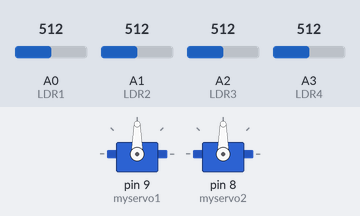
Bench run of a sketch on a simulated Arduino Uno, built with avr-gcc and run on an emulated ATmega328P. Parts: 2 × servo. The inputs (shaded band) are chosen by the test bench; at power-on: A1 (LDR2) = 512, A3 (LDR4) = 512, A0 (LDR1) = 512, A2 (LDR3) = 512.

Above: at 1.2 s.
1.3 s: A1 (LDR2) set to 109
2.8 s: A1 (LDR2) set to 92
At 4.5 s:
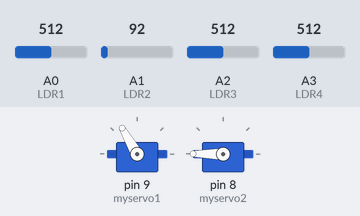
4.8 s: A3 (LDR4) set to 105
6.3 s: A3 (LDR4) set to 88
At 6.9 s:
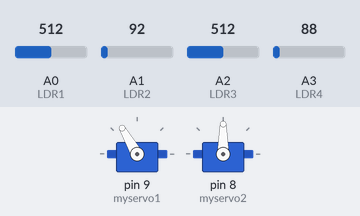
7.8 s: A3 (LDR4) set to 306
At 8.04 s:
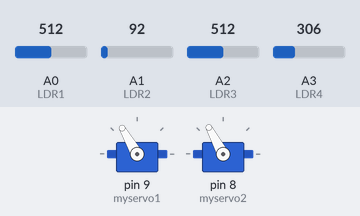
9.6 s: A3 (LDR4) set to 30
At 10.1 s:
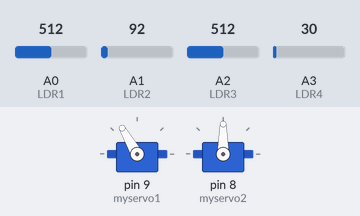
Timing chart, 0 to 12.1 s (numbered marks = the images above; inputs shaded):
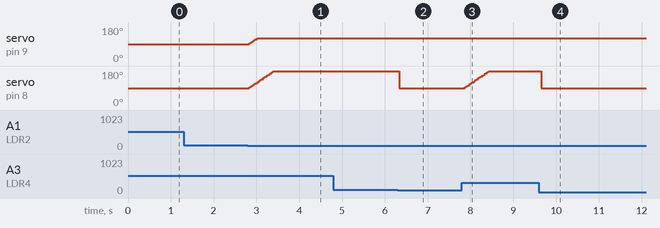

The sketch:

suntrack.ino
```cpp
#include <VarSpeedServo.h>


VarSpeedServo myservo1, myservo2;
int LDR1 = A0, LDR2 = A1, LDR3 = A2, LDR4 = A3;
int rRDL1 = 0, rRDL2 = 0, rRDL3 = 0, rRDL4 = 0;
int max1=0, max2=0, max3=0;

void setup() {
  myservo1.attach(9);
  myservo2.attach(8);

  Serial.begin(9600);
  myservo1.write(90);
  myservo2.write(90);
}

void loop() {

  rRDL1 = analogRead(LDR1) / 100;
  rRDL2 = analogRead(LDR2) / 100;
  rRDL3 = analogRead(LDR3) / 100;
  rRDL4 = analogRead(LDR4) / 100;

  if((rRDL1 && rRDL4) == HIGH  && (rRDL2 && rRDL3)==LOW) {
    myservo1.slowmove(120,100);
    myservo2.slowmove(180,100);
  }
  else if((rRDL1 && rRDL3) ==  HIGH && (rRDL2 && rRDL4) == LOW) {
    myservo1.write(120);
    myservo2.write(90);
  }
  else if( (rRDL2 && rRDL3) == HIGH && (rRDL1 && rRDL4) == LOW) {
    myservo1.write(120);
    myservo2.write(0);
  }
  else if( (rRDL4 && rRDL2) == HIGH && (rRDL1 && rRDL3) == LOW) {
    myservo1.write(60);
    myservo2.write(90);
  }
  else if((rRDL1 && rRDL2) == LOW && (rRDL3 && rRDL4) == LOW) {
    myservo1.write(90);
    myservo2.write(90);
  }
  delay(100);
}
```

Measured:
- the behaviour switches between 100 and 99 on A1 (LDR2) (found by bisection; images 0 and 1)
- the behaviour switches between 100 and 99 on A3 (LDR4) (found by bisection; images 1 and 2)
- after the input at 1.3 s, every drawn part: stays the same
- after the input at 2.8 s, servo on pin 9 (myservo1): moves from 90° to 120° over 0.18 s, starting at once; servo on pin 8 (myservo2): moves from 90° to 180° over 0.56 s, starting at once
- after the input at 4.8 s, every drawn part: stays the same
- after the input at 6.3 s, servo on pin 8 (myservo2): 180° → 90° at once
- after the input at 7.8 s, servo on pin 8 (myservo2): moves from 90° to 180° over 0.56 s, starting after 0.07 s
- after the input at 9.6 s, servo on pin 8 (myservo2): 180° → 90° after 0.06 s
